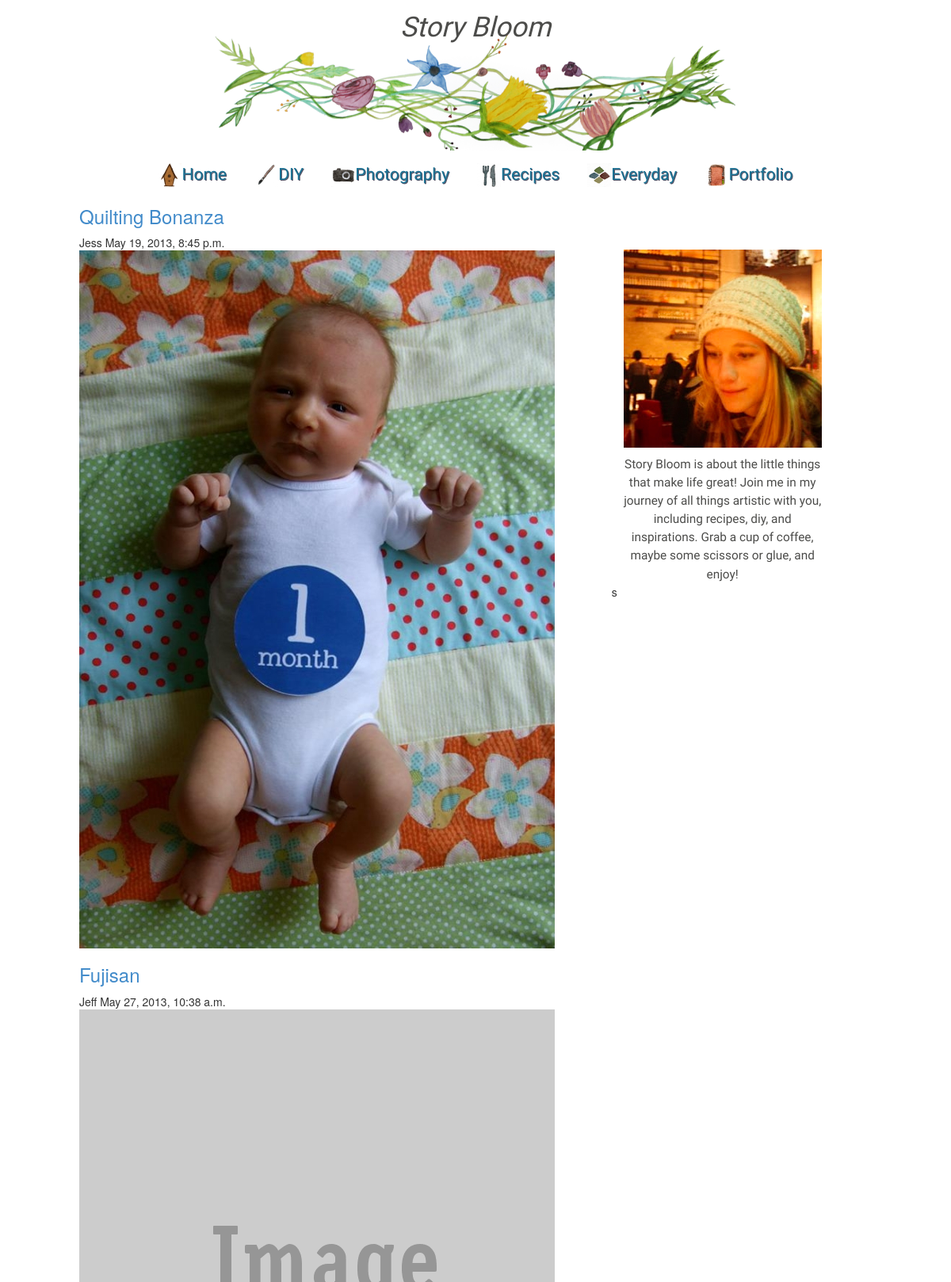
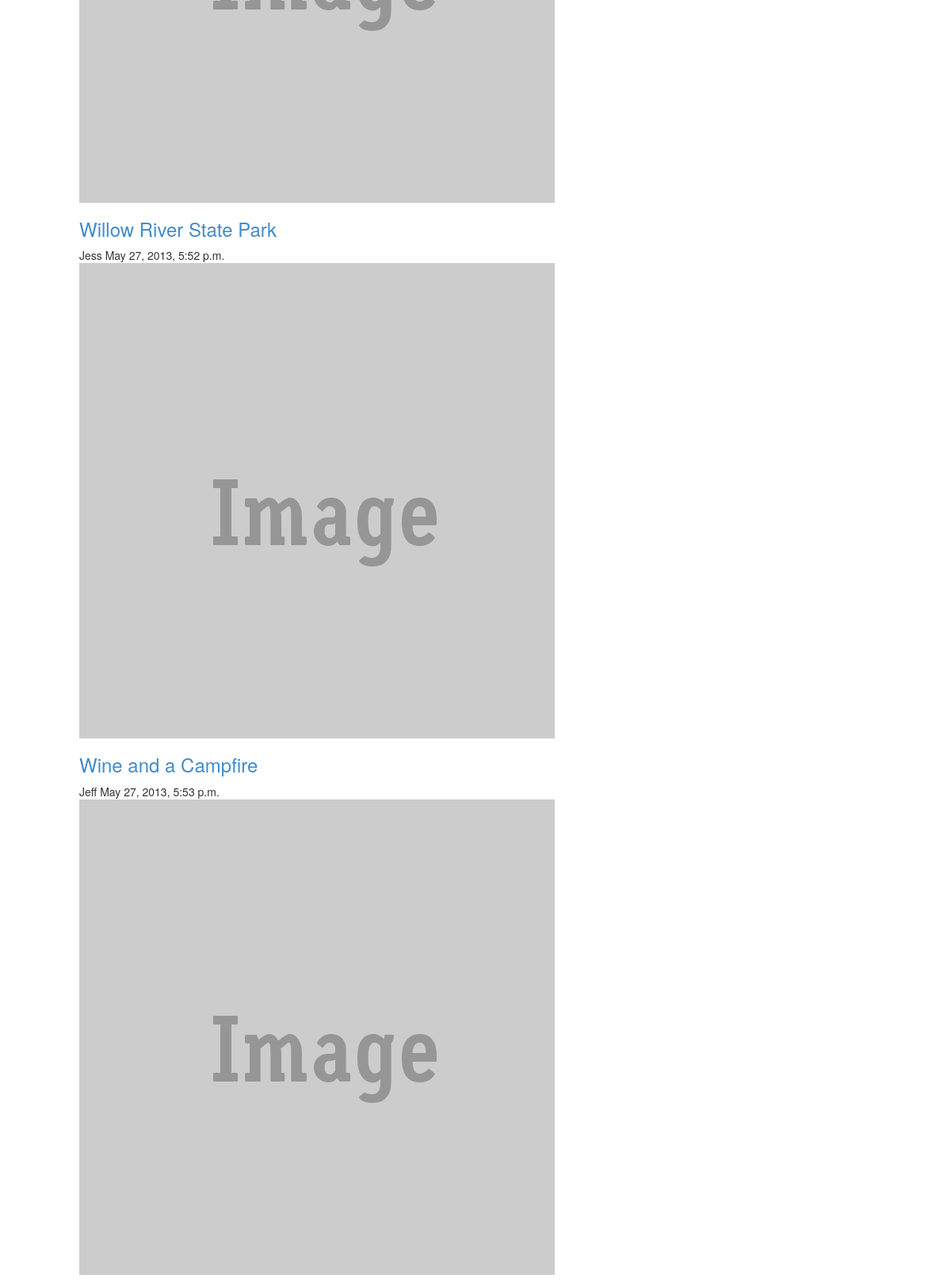
/b/ (upper part), run on the app's committed database (2 pictures, top to bottom).
### blogs/models.py (models this page shows, shortened)
class Category(models.Model):
    name       = models.CharField('Name', max_length=50)
    short_desc = models.CharField('Short Description', max_length=100)
    long_desc  = models.CharField('Long Description', max_length=400)
    image_url  = models.CharField('Image URL', max_length=100)
    class Meta:
        verbose_name_plural="Categories"

class Post(models.Model):
    title         = models.CharField('Title', max_length=50)
    image_url     = models.CharField('Image URL', max_length=100)
    keywords      = models.CharField('Keywords', max_length=50)
    category      = models.ForeignKey(Category)
    short_desc    = models.CharField('Short Description', max_length=100)
    long_desc     = models.CharField('Long Description', max_length=400)
    author        = models.CharField('Author', max_length=50)
    pub_date      = models.DateTimeField('Date Published')
    post          = models.TextField('Post')

### blogs/views.py (the view)
def index(request):
    context = {
        'categories': Category.objects.all(),
        'posts': Post.objects.all()
    }
    return render(request, 'blogs/index.html', context)

### storybloom/templates/blogs/index.html (shortened to what this page needs)
{% load staticfiles %}
<!DOCTYPE html>
<html>
	{% include "blogs/site-header.html" %}
	<body>
		{% include "blogs/nav-bar.html" %}
		<link type="text/css" rel="stylesheet" href="{% static 'css/blogs/index.css' %}">
	  	<main class="l-global-width">
	    	<div class="row">
				<div class="col-sm-8">
					{% for post in posts %}
						<div class="post">
							<header class="post-header">
								<h3><a href="/b/{{post.category.id}}/{{post.id}}">{{post.title}}</a></h3>
								<span class="post-author">
									{{post.author}}
								</span>
								<span class="post-date">
									{{post.pub_date}}
								</span>
							</header>
							<div class="post-content">
								<a href="/b/{{post.category.id}}/{{post.id}}"><img class="img-responsive" src="{% static post.image_url %}" /></a>
							</div>
						</div>
					{% endfor %}
				</div>
				<div class="col-sm-4">
					<div class="profile">
						<img class="profile-photo" src="../../static/images/profile.jpg">
						<div class="profile-blurb">
							Story Bloom is about the little things that make life great!  Join me in my journey of all things artistic with you, including recipes, diy, and inspirations.  Grab a cup of coffee, maybe some scissors or glue, and enjoy!
						</div>
					</div>
				</div>s
			</div>
		</main>
	</body>
</html>

### storybloom/templates/blogs/nav-bar.html (shortened to what this page needs)
{% load staticfiles %}
<header class="siteheader l-global-width">
    <div class="siteheader-image"><div class="siteheader-content"></div>
    <div class="siteheader-content">
      <div class="siteheader-content-inner">
          <p>Story Bloom</p>
        </div>
    </div>
</header>
<nav class="clearfix">
  <ul class="clearfix">
    <li>
      <a href="/"><img src="{% static 'images/home.jpg' %}">Home</a>
    </li>
    {% for category in categories %}
      <li>
        <a  href="/b/{{category.id}}" title="{{category.name}}"><img src="../../../static/images/{{category.image_url}}"><span>{{category.name}}</span></a>
      </li>
    {% endfor %}
    <li>
      <a href="#"><img src="{% static 'images/portfolio.jpg' %}">Portfolio</a>
    </li>
  </ul>
</nav>

### storybloom/static/css/blogs/index.css (style rules this page uses)
.profile { padding-top: 75px; max-width: 250px; }
.profile-blurb { font-size: 1.1em; line-height: 1.5em; font-family: 'Indie Flower'; text-align: center; padding: 10px 0px 0px 0px; color: #4C4C4A; }

### storybloom/static/css/blogs/base.css (style rules this page uses)
body, main { padding: 0; margin: 0; }

### storybloom/static/css/blogs/layout.css (style rules this page uses)
.l-global-width { width: 95%; max-width: 1000px; margin-right: auto; margin-left: auto; }

### storybloom/static/css/blogs/siteheader.css (style rules this page uses)
.siteheader { height: 200px; padding: 10px; }
.siteheader-image { width: 100%; height: 100%; background-image: url('../../images/banner4.jpg'); background-position-x: 50%; background-position-y: 50%; background-size: 68%; background-repeat: no-repeat; }
.siteheader-content { color: white; text-align: center; }
.siteheader-content-inner { font-family: 'Indie Flower', cursive; color: black; text-align: center; font-size: 2.5em; font-style: italic; color: #4C4C4A; }

### storybloom/static/css/blogs/navbar.css (style rules this page uses)
nav { height: 40px; width: 100%; background: #ffffff; font-size: 1.5em; font-family: 'Indie Flower'; position: relative; }
nav ul { padding: 0; margin: 0 auto; height: 40px; text-align: center; }
nav li { display: inline; }
.clearfix:before, .clearfix:after { content: " "; display: table; }
.clearfix:after { clear: both; }
.clearfix { *zoom: 1; }
nav li { width: auto; }
nav a { color: #1B7294; display: inline-block; text-align: center; text-decoration: none; line-height: 40px; text-shadow: 1px 1px 0px #545366; }
@media screen and (min-width: 1050px) { nav li { padding: 15px; } }

### data on the page
Category: image_url (picture), name "DIY"
Category: image_url (picture), name "Photography"
Category: image_url (picture), name "Recipes"
Category: image_url (picture), name "Everyday"
Post: title "Quilting Bonanza", author "Jess", pub_date "May 19, 2013, 8:45 p.m.", image_url (picture)
Post: title "Fujisan", author "Jeff", pub_date "May 27, 2013, 10:38 a.m.", image_url (picture)
Post: title "Willow River State Park", author "Jess", pub_date "May 27, 2013, 5:52 p.m.", image_url (picture)
Post: title "Wine and a Campfire", author "Jeff", pub_date "May 27, 2013, 5:53 p.m.", image_url (picture)
